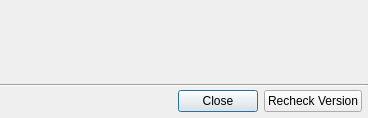
<?xml version="1.0" encoding="UTF-8"?>
<ui version="4.0">
 <class>UpdateWindow</class>
 <widget class="QWidget" name="UpdateWindow">
  <property name="geometry">
   <rect>
    <x>0</x>
    <y>0</y>
    <width>368</width>
    <height>118</height>
   </rect>
  </property>
  <property name="windowTitle">
   <string>Form</string>
  </property>
  <layout class="QVBoxLayout" name="verticalLayout">
   <property name="spacing">
    <number>0</number>
   </property>
   <property name="margin">
    <number>0</number>
   </property>
   <item>
    <widget class="QLabel" name="lblOutput">
     <property name="sizePolicy">
      <sizepolicy hsizetype="Preferred" vsizetype="Expanding">
       <horstretch>0</horstretch>
       <verstretch>0</verstretch>
      </sizepolicy>
     </property>
     <property name="minimumSize">
      <size>
       <width>350</width>
       <height>60</height>
      </size>
     </property>
     <property name="margin">
      <number>12</number>
     </property>
    </widget>
   </item>
   <item>
    <widget class="Line" name="line">
     <property name="orientation">
      <enum>Qt::Horizontal</enum>
     </property>
    </widget>
   </item>
   <item>
    <layout class="QHBoxLayout" name="horizontalLayout">
     <property name="spacing">
      <number>6</number>
     </property>
     <property name="leftMargin">
      <number>6</number>
     </property>
     <property name="topMargin">
      <number>3</number>
     </property>
     <property name="rightMargin">
      <number>6</number>
     </property>
     <property name="bottomMargin">
      <number>6</number>
     </property>
     <item>
      <spacer name="horizontalSpacer">
       <property name="orientation">
        <enum>Qt::Horizontal</enum>
       </property>
       <property name="sizeHint" stdset="0">
        <size>
         <width>40</width>
         <height>20</height>
        </size>
       </property>
      </spacer>
     </item>
     <item>
      <widget class="QPushButton" name="btnClose">
       <property name="text">
        <string>Close</string>
       </property>
       <property name="default">
        <bool>true</bool>
       </property>
      </widget>
     </item>
     <item>
      <widget class="QPushButton" name="btnRecheck">
       <property name="text">
        <string>Recheck Version</string>
       </property>
      </widget>
     </item>
    </layout>
   </item>
  </layout>
 </widget>
 <resources/>
 <connections>
  <connection>
   <sender>btnClose</sender>
   <signal>clicked()</signal>
   <receiver>UpdateWindow</receiver>
   <slot>close()</slot>
   <hints>
    <hint type="sourcelabel">
     <x>201</x>
     <y>96</y>
    </hint>
    <hint type="destinationlabel">
     <x>169</x>
     <y>58</y>
    </hint>
   </hints>
  </connection>
 </connections>
</ui>
